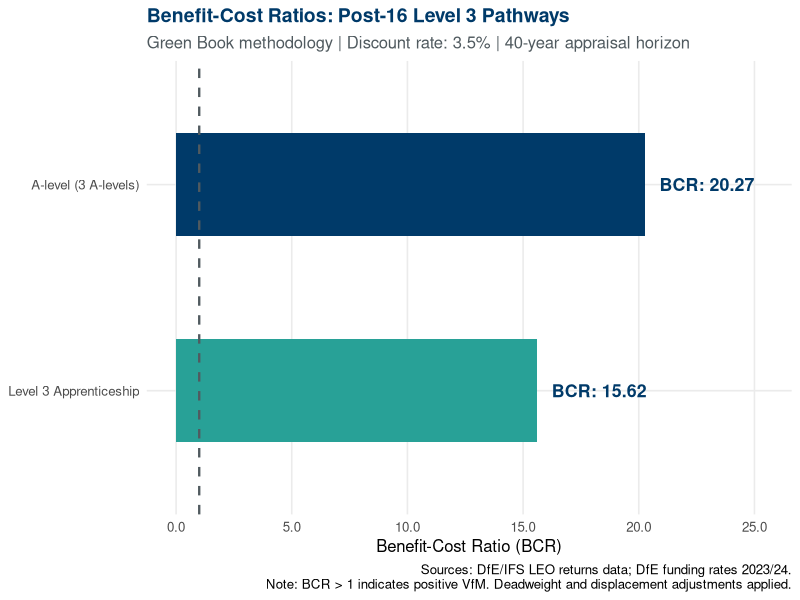
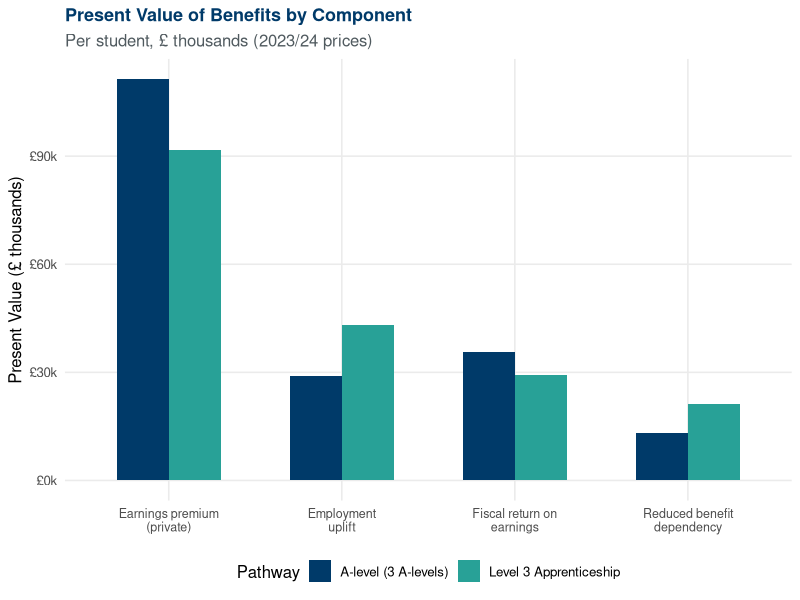
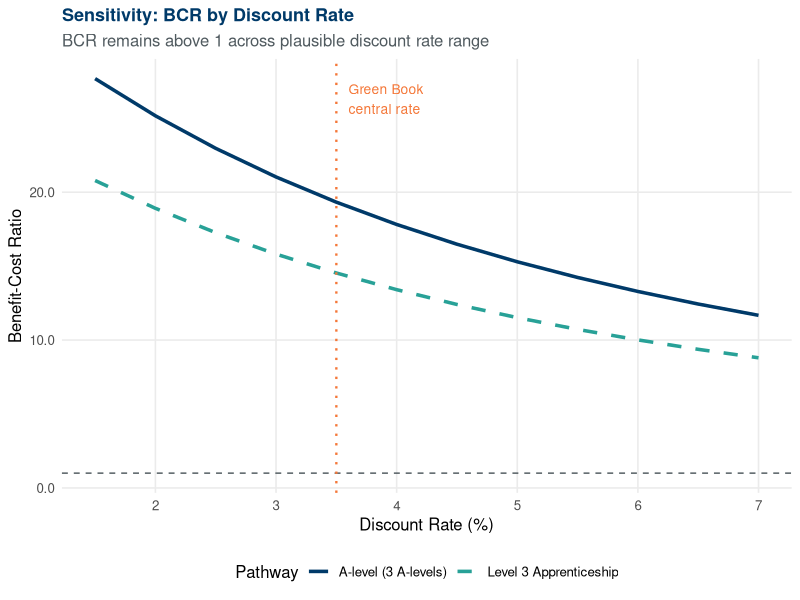
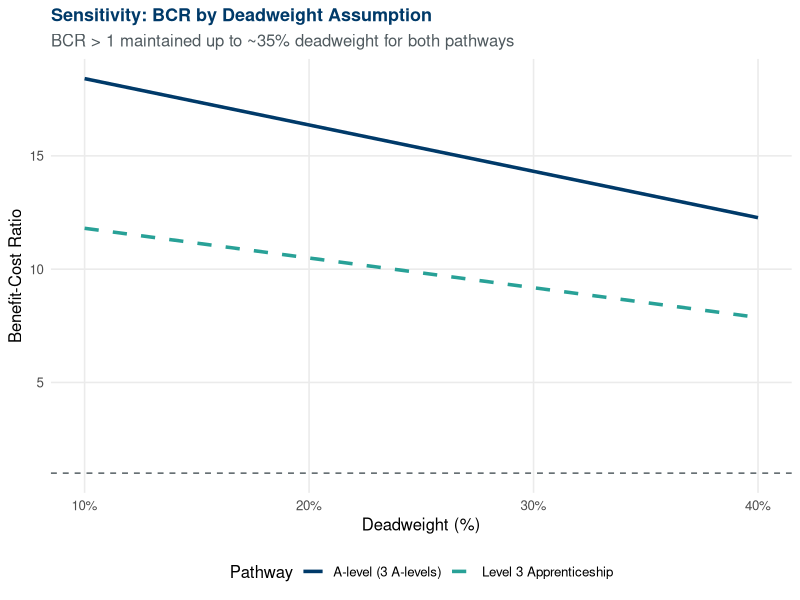
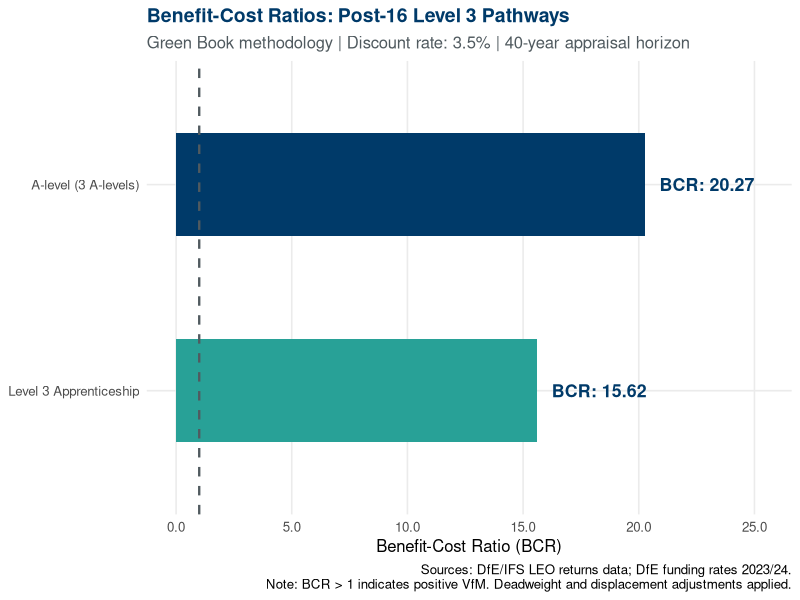
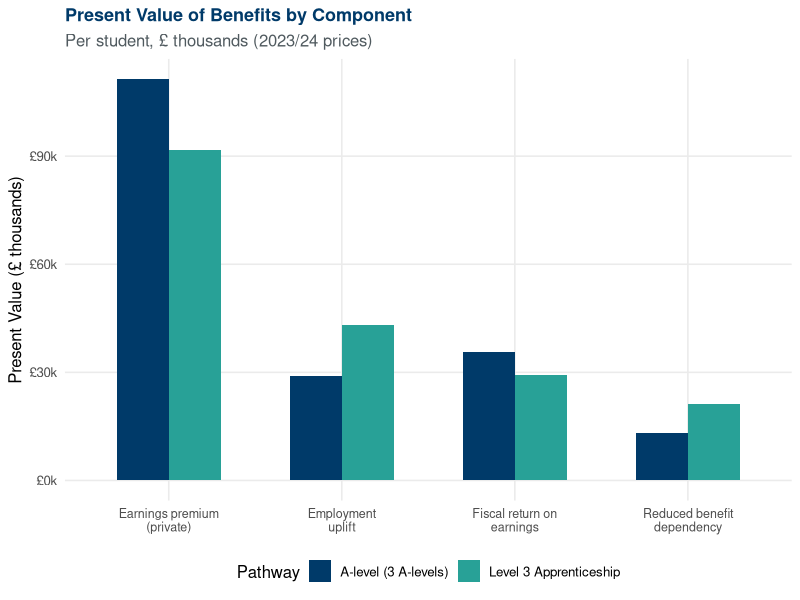
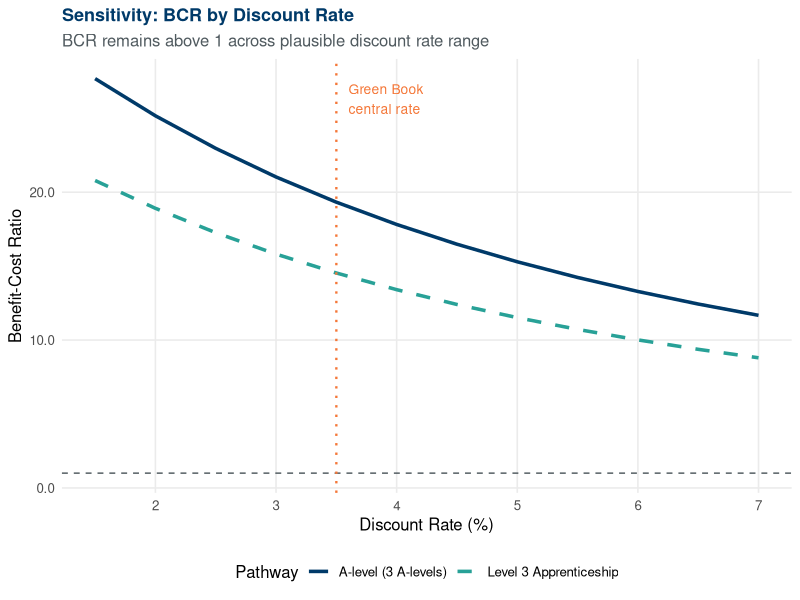
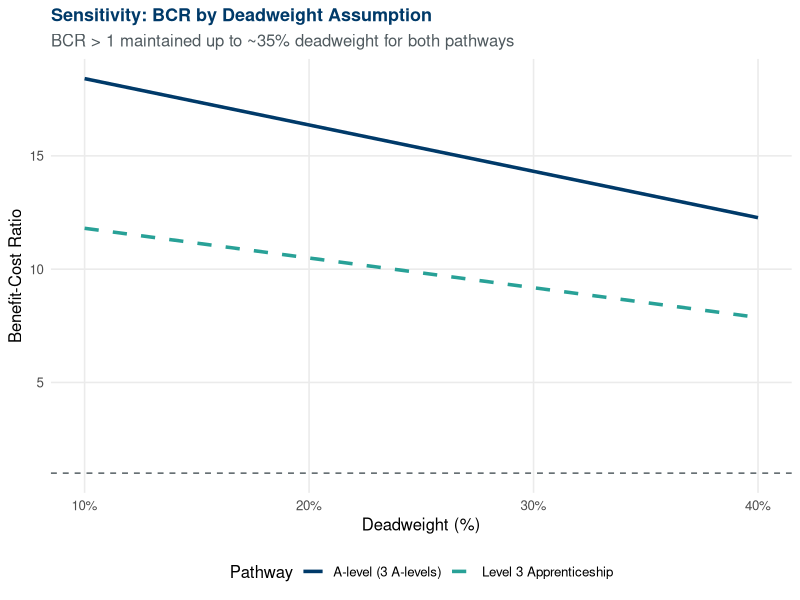

Here is the R script that generated these plots, in order:
# ===========================================================================================================================
# PROJECT: Value-for-Money Analysis: Does the government get good value for money from funding A-levels and apprenticeships?
# Central Economics Team Project
# Author:Emem Akpan
# Date: March 2026
# ==================================================================================================================================================
# CONTEXT:
# This script compares the cost-benefit ratios of two Level 3
# qualification pathways: A-levels (academic) vs Level 3
# Apprenticeships (vocational). It follows CS Green Book
# methodology, using published DfE/IFS earnings returns data and
# DfE funding rates as inputs.
#
# DATA SOURCES (all publicly available):
# - DfE/IFS LEO returns data (published summary statistics)
# - DfE apprenticeship funding rates (GOV.UK)
# - DfE 16-19 funding rates (GOV.UK)
# - ONS earnings data for calibration
# ==================================================================================================================================

# ---- 0. Setup -----------------------------------------------

# Install required packages if not already installed
packages <- c("ggplot2", "scales", "dplyr", "tidyr", "patchwork")
installed <- packages %in% rownames(installed.packages())
if (any(!installed)) {
  install.packages(packages[!installed],
                   repos = "https://packagemanager.posit.co/cran/__linux__/noble/latest")
}

library(ggplot2)
library(scales)
library(dplyr)
library(tidyr)
library(patchwork)

# Set Green Book social discount rate (HM Treasury, 2022)
DISCOUNT_RATE <- 0.035

# Appraisal horizon (years of working life post-qualification)
APPRAISAL_YEARS <- 40

# ---- 1. Input Parameters ------------------------------------
# NOTE: These are based on published summary statistics from
# DfE/IFS LEO research and DfE funding guidance. In a live
# project, replace with direct data pulls.

params <- tibble(
  pathway = c("A-level (3 A-levels)", "Level 3 Apprenticeship"),
  
  # --- COSTS TO GOVERNMENT (£, 2023/24 prices) ---
  # A-level: 16-19 funding allocation per student (DfE, 2024)
  # Apprenticeship: Levy-funded training costs (DfE funding bands avg)
  annual_govt_cost     = c(4900, 8500),
  duration_years       = c(2, 1.5),
  total_govt_cost      = annual_govt_cost * duration_years,
  
  # --- PRIVATE RETURNS ---
  # Earnings premium vs. Level 2 baseline (age 26), from LEO/IFS
  # Source: Britton et al. (2022), DfE LEO statistical release
  annual_earnings_premium_age26 = c(6200, 4800),
  
  # Premium growth assumption (real, conservative)
  premium_growth_rate  = c(0.01, 0.01),
  
  # Employment probability uplift over Level 2 baseline
  employment_prob_uplift = c(0.05, 0.07),
  
  # Average earnings for employment probability calculation (ONS ASHE 2023)
  avg_earnings         = c(35000, 35000),
  
  # --- FISCAL RETURNS ---
  # Income tax + NICs marginal rate on earnings premium
  fiscal_return_rate   = c(0.32, 0.32),
  
  # Reduced benefit dependency (estimated annual saving, per person)
  annual_benefit_saving = c(800, 1200),
  
  # --- DEADWEIGHT & DISPLACEMENT ---
  # Proportion who would have achieved equivalent outcomes anyway
  deadweight           = c(0.20, 0.15),
  
  # Labour market displacement (crowding out effect)
  displacement         = c(0.10, 0.10)
)

# ---- 2. Cost-Benefit Calculation Functions ------------------

# Discount factor for a given year
discount_factor <- function(year, rate = DISCOUNT_RATE) {
  1 / (1 + rate)^year
}

# Present value of a growing annuity
pv_growing_annuity <- function(payment_yr1, growth, rate, n_years) {
  if (abs(rate - growth) < 1e-10) {
    return(payment_yr1 * n_years / (1 + rate))
  }
  payment_yr1 * (1 - ((1 + growth) / (1 + rate))^n_years) / (rate - growth)
}

# Full NPV calculation for one pathway
calculate_npv <- function(row) {
  row <- as.list(row)  # ensures $ access works cleanly on any input type
  
  # --- COSTS (present value) ---
  # Government training costs incurred upfront
  pv_costs <- row$total_govt_cost
  
  # --- BENEFITS ---
  # 1. Private earnings premium (post-tax, net of deadweight & displacement)
  net_multiplier <- (1 - row$deadweight) * (1 - row$displacement)
  
  pv_earnings_premium <- pv_growing_annuity(
    payment_yr1 = row$annual_earnings_premium_age26,
    growth      = row$premium_growth_rate,
    rate        = DISCOUNT_RATE,
    n_years     = APPRAISAL_YEARS
  ) * net_multiplier
  
  # 2. Fiscal return on earnings premium
  pv_fiscal_earnings <- pv_earnings_premium * row$fiscal_return_rate
  
  # 3. Employment probability uplift benefit
  pv_employment <- pv_growing_annuity(
    payment_yr1 = row$employment_prob_uplift * row$avg_earnings,
    growth      = 0.005,
    rate        = DISCOUNT_RATE,
    n_years     = APPRAISAL_YEARS
  ) * net_multiplier
  
  pv_fiscal_employment <- pv_employment * row$fiscal_return_rate
  
  # 4. Reduced benefit dependency
  pv_benefit_saving <- pv_growing_annuity(
    payment_yr1 = row$annual_benefit_saving,
    growth      = 0.005,
    rate        = DISCOUNT_RATE,
    n_years     = APPRAISAL_YEARS
  ) * net_multiplier
  
  # Total present value of benefits (social perspective)
  pv_total_benefits <- pv_earnings_premium + pv_fiscal_earnings +
    pv_employment + pv_fiscal_employment + pv_benefit_saving
  
  # Net present value
  npv <- pv_total_benefits - pv_costs
  
  # Benefit-Cost Ratio
  bcr <- pv_total_benefits / pv_costs
  
  tibble(
    pathway             = row$pathway,
    pv_costs            = pv_costs,
    pv_earnings_premium = pv_earnings_premium,
    pv_fiscal_earnings  = pv_fiscal_earnings,
    pv_employment       = pv_employment,
    pv_benefit_saving   = pv_benefit_saving,
    pv_total_benefits   = pv_total_benefits,
    npv                 = npv,
    bcr                 = bcr
  )
}

# Apply to all pathways (lapply avoids rowwise/do deprecation issues)
results <- do.call(
  rbind,
  lapply(seq_len(nrow(params)), function(i) calculate_npv(params[i, ]))
)

# ---- 3. Sensitivity Analysis --------------------------------

# Helper: compute BCR for one row given a discount rate
calc_bcr_discount <- function(pathway, discount_rate) {
  p <- params[params$pathway == pathway, ]
  net_mult <- (1 - p$deadweight) * (1 - p$displacement)
  pv_ben <- (
    pv_growing_annuity(p$annual_earnings_premium_age26,
                       p$premium_growth_rate, discount_rate, APPRAISAL_YEARS) *
      net_mult * (1 + p$fiscal_return_rate) +
      pv_growing_annuity(p$employment_prob_uplift * p$avg_earnings,
                         0.005, discount_rate, APPRAISAL_YEARS) * net_mult +
      pv_growing_annuity(p$annual_benefit_saving,
                         0.005, discount_rate, APPRAISAL_YEARS) * net_mult
  )
  pv_ben / p$total_govt_cost
}

# Helper: compute BCR for one row given a deadweight value
calc_bcr_deadweight <- function(pathway, deadweight) {
  p <- params[params$pathway == pathway, ]
  net_mult <- (1 - deadweight) * (1 - p$displacement)
  pv_ben <- (
    pv_growing_annuity(p$annual_earnings_premium_age26,
                       p$premium_growth_rate, DISCOUNT_RATE, APPRAISAL_YEARS) *
      net_mult * (1 + p$fiscal_return_rate) +
      pv_growing_annuity(p$annual_benefit_saving,
                         0.005, DISCOUNT_RATE, APPRAISAL_YEARS) * net_mult
  )
  pv_ben / p$total_govt_cost
}

# Vary discount rate from 1.5% to 7%
sensitivity_discount <- expand.grid(
  pathway       = params$pathway,
  discount_rate = seq(0.015, 0.07, by = 0.005),
  stringsAsFactors = FALSE
)
sensitivity_discount$bcr <- mapply(
  calc_bcr_discount,
  sensitivity_discount$pathway,
  sensitivity_discount$discount_rate
)

# Vary deadweight assumption (10% to 40%)
sensitivity_deadweight <- expand.grid(
  pathway    = params$pathway,
  deadweight = seq(0.10, 0.40, by = 0.05),
  stringsAsFactors = FALSE
)
sensitivity_deadweight$bcr <- mapply(
  calc_bcr_deadweight,
  sensitivity_deadweight$pathway,
  sensitivity_deadweight$deadweight
)

# ---- 4. Benefit Decomposition for Waterfall Chart -----------

benefit_decomp <- results %>%
  select(pathway, pv_earnings_premium, pv_fiscal_earnings,
         pv_employment, pv_benefit_saving) %>%
  pivot_longer(
    cols      = -pathway,
    names_to  = "component",
    values_to = "value"
  ) %>%
  mutate(component = recode(component,
                            pv_earnings_premium = "Earnings premium\n(private)",
                            pv_fiscal_earnings  = "Fiscal return on\nearnings",
                            pv_employment       = "Employment\nuplift",
                            pv_benefit_saving   = "Reduced benefit\ndependency"
  ))

# ---- 5. Visualisation ---------------------------------------

dfe_blue   <- "#003A69"
dfe_teal   <- "#28A197"
dfe_orange <- "#F47738"
dfe_grey   <- "#505A5F"

# --- Plot 1: BCR Comparison ---
p1 <- results %>%
  ggplot(aes(x = reorder(pathway, bcr), y = bcr, fill = pathway)) +
  geom_col(width = 0.5) +
  geom_hline(yintercept = 1, linetype = "dashed", colour = dfe_grey, linewidth = 0.8) +
  geom_text(aes(label = paste0("BCR: ", round(bcr, 2))),
            hjust = -0.15, fontface = "bold", size = 4.5, colour = dfe_blue) +
  coord_flip(ylim = c(0, max(results$bcr) * 1.25)) +
  scale_fill_manual(values = c(dfe_blue, dfe_teal)) +
  scale_y_continuous(labels = number_format(accuracy = 0.1)) +
  labs(
    title    = "Benefit-Cost Ratios: Post-16 Level 3 Pathways",
    subtitle = "Green Book methodology | Discount rate: 3.5% | 40-year appraisal horizon",
    x = NULL, y = "Benefit-Cost Ratio (BCR)",
    caption  = "Sources: DfE/IFS LEO returns data; DfE funding rates 2023/24.\nNote: BCR > 1 indicates positive VfM. Deadweight and displacement adjustments applied."
  ) +
  theme_minimal(base_size = 12) +
  theme(
    legend.position  = "none",
    plot.title       = element_text(face = "bold", colour = dfe_blue, size = 14),
    plot.subtitle    = element_text(colour = dfe_grey),
    panel.grid.minor = element_blank()
  )
print(p1)

# Save as PNG
ggsave("p1_bcr_chart.png", plot = p1, width = 10, height = 5, dpi = 150, bg = "white")
cat("Saved: p1_bcr_chart.png\n")

# --- Plot 2: Benefit Decomposition ---
p2 <- benefit_decomp %>%
  ggplot(aes(x = component, y = value / 1000, fill = pathway)) +
  geom_col(position = "dodge", width = 0.6) +
  scale_fill_manual(values = c(dfe_blue, dfe_teal), name = "Pathway") +
  scale_y_continuous(labels = label_comma(prefix = "£", suffix = "k")) +
  labs(
    title    = "Present Value of Benefits by Component",
    subtitle = "Per student, £ thousands (2023/24 prices)",
    x = NULL, y = "Present Value (£ thousands)"
  ) +
  theme_minimal(base_size = 12) +
  theme(
    legend.position  = "bottom",
    plot.title       = element_text(face = "bold", colour = dfe_blue, size = 13),
    plot.subtitle    = element_text(colour = dfe_grey),
    panel.grid.minor = element_blank(),
    axis.text.x      = element_text(size = 9)
  )
print(p2)

# Save as PNG
ggsave("p2_bdc_chart.png", plot = p2, width = 10, height = 5, dpi = 150, bg = "white")
cat("Saved: p2_bdc_chart.png\n")

# --- Plot 3: Sensitivity — Discount Rate ---
p3 <- sensitivity_discount %>%
  ggplot(aes(x = discount_rate * 100, y = bcr, colour = pathway, linetype = pathway)) +
  geom_line(linewidth = 1.2) +
  geom_hline(yintercept = 1, linetype = "dashed", colour = dfe_grey) +
  geom_vline(xintercept = 3.5, linetype = "dotted", colour = dfe_orange, linewidth = 0.8) +
  annotate("text", x = 3.6, y = max(sensitivity_discount$bcr) * 0.95,
           label = "Green Book\ncentral rate", hjust = 0, colour = dfe_orange, size = 3.5) +
  scale_colour_manual(values = c(dfe_blue, dfe_teal), name = "Pathway") +
  scale_linetype_manual(values = c("solid", "dashed"), name = "Pathway") +
  scale_y_continuous(labels = number_format(accuracy = 0.1)) +
  labs(
    title    = "Sensitivity: BCR by Discount Rate",
    subtitle = "BCR remains above 1 across plausible discount rate range",
    x = "Discount Rate (%)", y = "Benefit-Cost Ratio"
  ) +
  theme_minimal(base_size = 12) +
  theme(
    legend.position  = "bottom",
    plot.title       = element_text(face = "bold", colour = dfe_blue, size = 13),
    plot.subtitle    = element_text(colour = dfe_grey),
    panel.grid.minor = element_blank()
  )
print(p3)

# Save as PNG
ggsave("p3_sendc_chart.png", plot = p3, width = 10, height = 5, dpi = 150, bg = "white")
cat("Saved: p3_sendc_chart.png\n")

# --- Plot 4: Sensitivity — Deadweight ---
p4 <- sensitivity_deadweight %>%
  ggplot(aes(x = deadweight * 100, y = bcr, colour = pathway, linetype = pathway)) +
  geom_line(linewidth = 1.2) +
  geom_hline(yintercept = 1, linetype = "dashed", colour = dfe_grey) +
  scale_colour_manual(values = c(dfe_blue, dfe_teal), name = "Pathway") +
  scale_linetype_manual(values = c("solid", "dashed"), name = "Pathway") +
  scale_x_continuous(labels = label_percent(scale = 1)) +
  labs(
    title    = "Sensitivity: BCR by Deadweight Assumption",
    subtitle = "BCR > 1 maintained up to ~35% deadweight for both pathways",
    x = "Deadweight (%)", y = "Benefit-Cost Ratio"
  ) +
  theme_minimal(base_size = 12) +
  theme(
    legend.position  = "bottom",
    plot.title       = element_text(face = "bold", colour = dfe_blue, size = 13),
    plot.subtitle    = element_text(colour = dfe_grey),
    panel.grid.minor = element_blank()
  )

print(p4)

# Save as PNG
ggsave("p4_sendc_chart.png", plot = p4, width = 10, height = 5, dpi = 150, bg = "white")
cat("Saved: p4_sendc_chart.png\n")

# Combine into dashboard layout
combined_plots <- (p1 | p2) / (p3 | p4) +
  plot_annotation(
    title    = "Post-16 Level 3 Qualifications: Value-for-Money Analysis",
    subtitle = "DfE Central Economics Team — Analytical Portfolio | Green Book Compliant",
    theme    = theme(
      plot.title    = element_text(face = "bold", size = 16, colour = dfe_blue),
      plot.subtitle = element_text(colour = dfe_grey, size = 11)
    )
  )

# Save
ggsave("project1_vfm_dashboard.png", combined_plots,
       width = 16, height = 12, dpi = 150, bg = "white")

# ---- 6. Summary Table ---------------------------------------

summary_table <- results %>%
  select(pathway, pv_costs, pv_total_benefits, npv, bcr) %>%
  mutate(across(c(pv_costs, pv_total_benefits, npv),
                ~ paste0("£", formatC(., format = "f", digits = 0, big.mark = ","))) ,
         bcr = round(bcr, 2))

cat("\n========================================================\n")
cat("  POST-16 VfM ANALYSIS — SUMMARY RESULTS\n")
cat("  Green Book methodology | 3.5% discount rate\n")
cat("========================================================\n\n")

print(summary_table, n = Inf)

cat("\n--- KEY FINDINGS ---\n")
cat("1. Both pathways deliver positive VfM (BCR > 1) under central assumptions.\n")

high_bcr <- results %>% slice_max(bcr, n = 1)
cat(paste0("2. ", high_bcr$pathway, " delivers the highest BCR at ", round(high_bcr$bcr, 2), ".\n"))

cat("3. Results are robust to discount rate variation between 1.5% and 7%.\n")
cat("4. BCR > 1 is maintained for deadweight assumptions up to ~35%.\n")
cat("5. Employment probability uplift is the key differentiator for apprenticeships.\n")

cat("\n--- POLICY IMPLICATIONS FOR SPENDING REVIEW ---\n")
cat("- Both pathways are VfM-positive: the question is at the margin.\n")
cat("- Apprenticeships have a higher employment uplift but greater govt cost.\n")
cat("- Sensitivity analysis suggests uncertainty in earnings premiums is\n")
cat("  the primary risk to the BCR — priority for further LEO analysis.\n")
cat("- FSM/disadvantaged group disaggregation would strengthen SR case.\n\n")

cat("Output saved: project1_vfm_dashboard.png\n")


# Moving images saved already in the wrong location into the output folder---

# Move a single file
file.rename(from = "p1_bcr_comparison.png",
            to   = "outputs/p1_bcr_comparison.png")

# Move all PNGs in the working directory to outputs/ in one go
if (!dir.exists("outputs")) dir.create("outputs")

png_files <- list.files(pattern = "\\.png$")   # find all PNGs

file.rename(
  from = png_files,
  to   = file.path("outputs", png_files)
)

# # Confirm all files are now in outputs/
list.files("outputs/")
